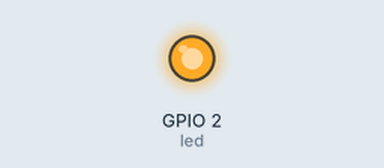
Simulated run of this sketch. Board: ESP32. Parts: output pins drawn as LEDs (lit = HIGH). WiFi joins after 1.5 s; servers stay silent unless stated; uploads are accepted with an empty reply; the camera gives no picture; what the sketch prints to the serial monitor is not drawn.

Above: at 3.5 s.
At 5.6 s:
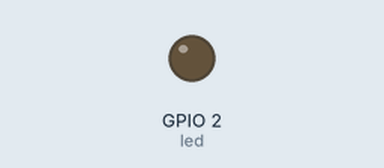
Timing chart, 0 to 7.8 s (numbered marks = the images above):
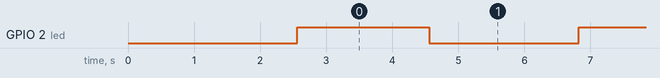

Measured:
- by itself, GPIO 2 (led): alternates HIGH for 2.0 s and LOW for 2.3 s

The sketch:

Proy_esp32_aiot.ino
```cpp
#include <WiFi.h>
#include <HTTPClient.h>
#include <esp_camera.h>
#include "Base64.h"

int led=2;

// Parámetros de red
const char* ssid = "Calero";           // Nombre de tu red WiFi
const char* password = "wendy12345";      // Contraseña de tu red WiFi

// OV2640 camera module pins (CAMERA_MODEL_AI_THINKER)
#define PWDN_GPIO_NUM     32
#define RESET_GPIO_NUM    -1
#define XCLK_GPIO_NUM      0
#define SIOD_GPIO_NUM     26
#define SIOC_GPIO_NUM     27
#define Y9_GPIO_NUM       35
#define Y8_GPIO_NUM       34
#define Y7_GPIO_NUM       39
#define Y6_GPIO_NUM       36
#define Y5_GPIO_NUM       21
#define Y4_GPIO_NUM       19
#define Y3_GPIO_NUM       18
#define Y2_GPIO_NUM        5
#define VSYNC_GPIO_NUM    25
#define HREF_GPIO_NUM     23
#define PCLK_GPIO_NUM     22
#define flashLed 4
bool flashEstado = LOW;
int estadoFlash = 0;

// Configuración del servicio POST
const char* post_url = "http://192.168.2.24:5700/predict";  // Reemplaza esto con la URL de tu servicio POST

void setup() {

    Serial.begin(115200);

  // Turn-off the 'brownout detector'
 // WRITE_PERI_REG(RTC_CNTL_BROWN_OUT_REG, 0);

  // OV2640 camera module
  camera_config_t config;
  config.ledc_channel = LEDC_CHANNEL_0;
  config.ledc_timer = LEDC_TIMER_0;
  config.pin_d0 = Y2_GPIO_NUM;
  config.pin_d1 = Y3_GPIO_NUM;
  config.pin_d2 = Y4_GPIO_NUM;
  config.pin_d3 = Y5_GPIO_NUM;
  config.pin_d4 = Y6_GPIO_NUM;
  config.pin_d5 = Y7_GPIO_NUM;
  config.pin_d6 = Y8_GPIO_NUM;
  config.pin_d7 = Y9_GPIO_NUM;
  config.pin_xclk = XCLK_GPIO_NUM;
  config.pin_pclk = PCLK_GPIO_NUM;
  config.pin_vsync = VSYNC_GPIO_NUM;
  config.pin_href = HREF_GPIO_NUM;
  config.pin_sscb_sda = SIOD_GPIO_NUM;
  config.pin_sscb_scl = SIOC_GPIO_NUM;
  config.pin_pwdn = PWDN_GPIO_NUM;
  config.pin_reset = RESET_GPIO_NUM;
  config.xclk_freq_hz = 20000000;
  config.pixel_format = PIXFORMAT_JPEG;
  config.frame_size = FRAMESIZE_SVGA;
  config.jpeg_quality = 10;
  config.fb_count = 1;

  // Camera init
  esp_err_t err = esp_camera_init(&config);
  if (err != ESP_OK) {
    Serial.printf("Camera init failed with error 0x%x", err);
    ESP.restart();


  }
  // configurando el led
  pinMode(led,OUTPUT);
  // Inicialización de la conexión WiFi
  WiFi.begin(ssid, password);
  while (WiFi.status() != WL_CONNECTED) {
    delay(1000);
    Serial.println("Conectando a la red WiFi...");
  }
  Serial.println("Conexión WiFi establecida!");
}

void loop() {

    camera_fb_t * fb = NULL;
    fb = esp_camera_fb_get();

    if(!fb) {
      Serial.println("Error al capturar la image...");
      delay(1000);
      ESP.restart();
      return;
    } else
    {
        Serial.println("capturar imagen con exito...");
    }


  // Codificar la imagen en base64
  size_t image_len = fb->len;
  char* base64_image = new char[image_len * 4 / 3 + 4];
  if (!base64_image) {
    esp_camera_fb_return(fb);
    Serial.println("Error de memoria");
    return;
  }

  char *input = (char *)fb->buf;
    char output[base64_enc_len(3)];

String imagen_base64 = "";

    for (int i=0;i<fb->len;i++) {
      base64_encode(output, (input++), 3);
      if (i%3==0)  imagen_base64 += String(output);
      //URLENCODE
    }

  // Construir el JSON como texto
  String json_str = "{";
  json_str += "\"name\":\"Nombre de la imagen\",";  // Reemplaza "Nombre de la imagen" por el nombre que desees
  json_str += "\"image\":\"" + String( imagen_base64) + "\"";
  json_str += "}";

  // Enviar el JSON al servicio POST
  HTTPClient http;
  http.begin(post_url);
  http.addHeader("Content-Type", "application/json");

  // Enviar el POST y obtener la respuesta
  int httpCode = http.POST(json_str);
  String response = http.getString();

  // Imprimir la respuesta
  Serial.println("Código HTTP: " + String(httpCode));
  Serial.println("Respuesta: " + response);
  digitalWrite(led, HIGH);
  delay(2000);
   digitalWrite(led, LOW);

  // Liberar memoria y recursos
  delete[] base64_image;
  esp_camera_fb_return(fb);
  http.end();

  // Esperar un tiempo antes de tomar otra imagen
  delay(2000);
}
```

Base64.cpp
```cpp
// (licence header left out)
#if (defined(__AVR__))
#include <avr\pgmspace.h>
#else
#include <pgmspace.h>
#endif

const char PROGMEM b64_alphabet[] = "ABCDEFGHIJKLMNOPQRSTUVWXYZ"
		"abcdefghijklmnopqrstuvwxyz"
		"0123456789+/";

/* 'Private' declarations */
inline void a3_to_a4(unsigned char * a4, unsigned char * a3);
inline void a4_to_a3(unsigned char * a3, unsigned char * a4);
inline unsigned char b64_lookup(char c);

int base64_encode(char *output, char *input, int inputLen) {
	int i = 0, j = 0;
	int encLen = 0;
	unsigned char a3[3];
	unsigned char a4[4];

	while(inputLen--) {
		a3[i++] = *(input++);
		if(i == 3) {
			a3_to_a4(a4, a3);

			for(i = 0; i < 4; i++) {
				output[encLen++] = pgm_read_byte(&b64_alphabet[a4[i]]);
			}

			i = 0;
		}
	}

	if(i) {
		for(j = i; j < 3; j++) {
			a3[j] = '\0';
		}

		a3_to_a4(a4, a3);

		for(j = 0; j < i + 1; j++) {
			output[encLen++] = pgm_read_byte(&b64_alphabet[a4[j]]);
		}

		while((i++ < 3)) {
			output[encLen++] = '=';
		}
	}
	output[encLen] = '\0';
	return encLen;
}

int base64_decode(char * output, char * input, int inputLen) {
	int i = 0, j = 0;
	int decLen = 0;
	unsigned char a3[3];
	unsigned char a4[4];


	while (inputLen--) {
		if(*input == '=') {
			break;
		}

		a4[i++] = *(input++);
		if (i == 4) {
			for (i = 0; i <4; i++) {
				a4[i] = b64_lookup(a4[i]);
			}

			a4_to_a3(a3,a4);

			for (i = 0; i < 3; i++) {
				output[decLen++] = a3[i];
			}
			i = 0;
		}
	}

	if (i) {
		for (j = i; j < 4; j++) {
			a4[j] = '\0';
		}

		for (j = 0; j <4; j++) {
			a4[j] = b64_lookup(a4[j]);
		}

		a4_to_a3(a3,a4);

		for (j = 0; j < i - 1; j++) {
			output[decLen++] = a3[j];
		}
	}
	output[decLen] = '\0';
	return decLen;
}

int base64_enc_len(int plainLen) {
	int n = plainLen;
	return (n + 2 - ((n + 2) % 3)) / 3 * 4;
}

int base64_dec_len(char * input, int inputLen) {
	int i = 0;
	int numEq = 0;
	for(i = inputLen - 1; input[i] == '='; i--) {
		numEq++;
	}

	return ((6 * inputLen) / 8) - numEq;
}

inline void a3_to_a4(unsigned char * a4, unsigned char * a3) {
	a4[0] = (a3[0] & 0xfc) >> 2;
	a4[1] = ((a3[0] & 0x03) << 4) + ((a3[1] & 0xf0) >> 4);
	a4[2] = ((a3[1] & 0x0f) << 2) + ((a3[2] & 0xc0) >> 6);
	a4[3] = (a3[2] & 0x3f);
}

inline void a4_to_a3(unsigned char * a3, unsigned char * a4) {
	a3[0] = (a4[0] << 2) + ((a4[1] & 0x30) >> 4);
	a3[1] = ((a4[1] & 0xf) << 4) + ((a4[2] & 0x3c) >> 2);
	a3[2] = ((a4[2] & 0x3) << 6) + a4[3];
}

inline unsigned char b64_lookup(char c) {
	if(c >='A' && c <='Z') return c - 'A';
	if(c >='a' && c <='z') return c - 71;
	if(c >='0' && c <='9') return c + 4;
	if(c == '+') return 62;
	if(c == '/') return 63;
	return -1;
}
```

Base64.h
```cpp
// (licence header left out)
#ifndef _BASE64_H
#define _BASE64_H

/* b64_alphabet:
 * 		Description: Base64 alphabet table, a mapping between integers
 * 					 and base64 digits
 * 		Notes: This is an extern here but is defined in Base64.c
 */
extern const char b64_alphabet[];

/* base64_encode:
 * 		Description:
 * 			Encode a string of characters as base64
 * 		Parameters:
 * 			output: the output buffer for the encoding, stores the encoded string
 * 			input: the input buffer for the encoding, stores the binary to be encoded
 * 			inputLen: the length of the input buffer, in bytes
 * 		Return value:
 * 			Returns the length of the encoded string
 * 		Requirements:
 * 			1. output must not be null or empty
 * 			2. input must not be null
 * 			3. inputLen must be greater than or equal to 0
 */
int base64_encode(char *output, char *input, int inputLen);

/* base64_decode:
 * 		Description:
 * 			Decode a base64 encoded string into bytes
 * 		Parameters:
 * 			output: the output buffer for the decoding,
 * 					stores the decoded binary
 * 			input: the input buffer for the decoding,
 * 				   stores the base64 string to be decoded
 * 			inputLen: the length of the input buffer, in bytes
 * 		Return value:
 * 			Returns the length of the decoded string
 * 		Requirements:
 * 			1. output must not be null or empty
 * 			2. input must not be null
 * 			3. inputLen must be greater than or equal to 0
 */
int base64_decode(char *output, char *input, int inputLen);

/* base64_enc_len:
 * 		Description:
 * 			Returns the length of a base64 encoded string whose decoded
 * 			form is inputLen bytes long
 * 		Parameters:
 * 			inputLen: the length of the decoded string
 * 		Return value:
 * 			The length of a base64 encoded string whose decoded form
 * 			is inputLen bytes long
 * 		Requirements:
 * 			None
 */
int base64_enc_len(int inputLen);

/* base64_dec_len:
 * 		Description:
 * 			Returns the length of the decoded form of a
 * 			base64 encoded string
 * 		Parameters:
 * 			input: the base64 encoded string to be measured
 * 			inputLen: the length of the base64 encoded string
 * 		Return value:
 * 			Returns the length of the decoded form of a
 * 			base64 encoded string
 * 		Requirements:
 * 			1. input must not be null
 * 			2. input must be greater than or equal to zero
 */
int base64_dec_len(char *input, int inputLen);

#endif // _BASE64_H
```
